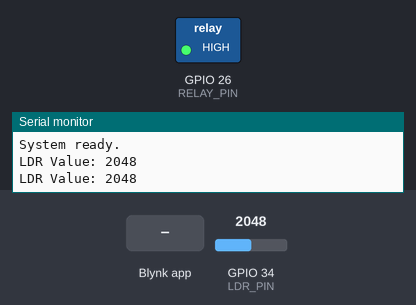
The sketch below on a simulated ESP32. On the bench: switched loads named in the sketch (green lamp = pin HIGH), the last lines printed to the serial monitor. The test bench sets the inputs (shaded band); at power-on: GPIO 34 (LDR_PIN) = 2048 (analog values on the 0–4095 scale). WiFi joins after 1.5 s; servers stay silent unless stated.

Above: at 3.5 s.
3.6 s: GPIO 34 (LDR_PIN) set to 1628
5.1 s: GPIO 34 (LDR_PIN) set to 1541
At 6.3 s:
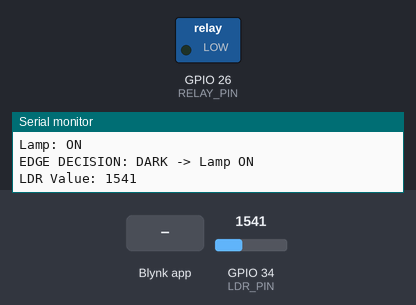
6.8 s: Blynk app writes 1 to V0
At 8.0 s:
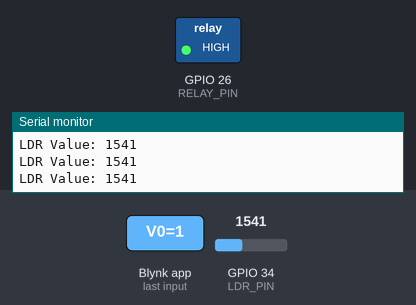
8.3 s: Blynk app writes 0 to V0
At 9.3 s:
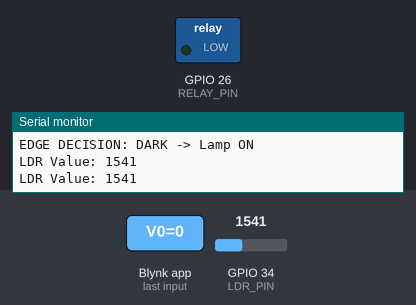
Timing chart, 0 to 11.3 s (numbered marks = the images above; inputs shaded):
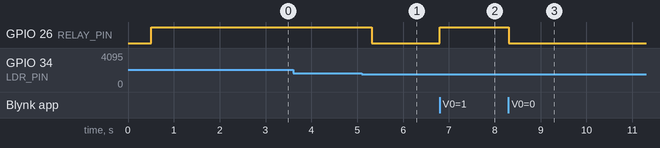

Measured:
- the behaviour switches between 1600 and 1599 on GPIO 34 (LDR_PIN) (found by bisection; images 0 and 1)
- after the input at 5.1 s, GPIO 26 (RELAY_PIN): HIGH → LOW after 0.21 s
- after the input at 6.8 s, GPIO 26 (RELAY_PIN): LOW → HIGH at once
- after the input at 8.3 s, GPIO 26 (RELAY_PIN): HIGH → LOW at once

The sketch:

sketch_ESP32_HybridIoTSystem_SmartStreetLightControl_BLYNK.ino
```cpp
/************************************************************
 * Maincrafts Internship - Embedded Systems & IoT Task-06
 *
 * Project:
 * ESP32 Smart Street Light
 * Edge Decision Making + Hybrid Auto/Manual IoT Control
 *
 * Hardware:
 * ESP32 DevKit V1
 * LDR
 * 10k resistor
 * 5V Relay Module
 * Handmade 26 x White LED Lamp
 *
 * Blynk:
 * V0 = Auto/Manual Mode
 * V1 = Manual Lamp Control
 * V2 = LDR Sensor Value
 * V3 = System Status
 ************************************************************/

#define BLYNK_TEMPLATE_ID   "TMPL3zbJbpcI6"
#define BLYNK_TEMPLATE_NAME "ESP32  Hybrid IoT System  Smart Street Light""
#define BLYNK_AUTH_TOKEN    "pVD-smeGQZ-4YZFyV2e9KgTdnT6YwM_E"

#include <WiFi.h>
#include <BlynkSimpleEsp32.h>

// ---------------- Wi-Fi ----------------

char ssid[] = "TP-Link_D848";
char pass[] = "13185787";

// ---------------- Pin Configuration ----------------

#define LDR_PIN    34
#define RELAY_PIN  26

// ---------------- Relay Logic ----------------

// Most 5V relay modules are ACTIVE LOW.
// LOW  = Relay ON
// HIGH = Relay OFF

#define RELAY_ON   LOW
#define RELAY_OFF  HIGH

// ---------------- LDR Thresholds ----------------

// Because our LDR divider is:
// 3.3V -> LDR -> GPIO34 -> 10k -> GND
//
// Dark  = LOW ADC value
// Bright = HIGH ADC value

// Hysteresis prevents rapid relay switching.

const int DARK_THRESHOLD  = 1600;
const int LIGHT_THRESHOLD = 2000;

// ---------------- Variables ----------------

bool autoMode = true;
bool manualLampState = false;
bool lampState = false;

int ldrValue = 0;

unsigned long lastSensorRead = 0;

const unsigned long SENSOR_INTERVAL = 500;

// Blynk Timer
BlynkTimer timer;


// ==========================================================
// Function: Control Relay
// ==========================================================

void setLamp(bool state)
{
  lampState = state;

  if (state)
  {
    digitalWrite(RELAY_PIN, RELAY_ON);
  }
  else
  {
    digitalWrite(RELAY_PIN, RELAY_OFF);
  }

  Serial.print("Lamp: ");

  if (state)
    Serial.println("ON");
  else
    Serial.println("OFF");
}


// ==========================================================
// AUTO MODE - Edge Decision
// ==========================================================

void automaticDecision()
{
  /*
   * This decision is made LOCALLY inside ESP32.
   * No cloud command is required.
   */

  if (lampState == false)
  {
    // Lamp currently OFF
    // Turn ON when environment becomes dark

    if (ldrValue < DARK_THRESHOLD)
    {
      setLamp(true);

      Serial.println("EDGE DECISION: DARK -> Lamp ON");
    }
  }
  else
  {
    // Lamp currently ON
    // Turn OFF only when sufficiently bright

    if (ldrValue > LIGHT_THRESHOLD)
    {
      setLamp(false);

      Serial.println("EDGE DECISION: BRIGHT -> Lamp OFF");
    }
  }
}


// ==========================================================
// Sensor Processing
// ==========================================================

void readSensorAndProcess()
{
  ldrValue = analogRead(LDR_PIN);

  Serial.print("LDR Value: ");
  Serial.println(ldrValue);

  // --------------------------------------------------------
  // AUTO MODE
  // --------------------------------------------------------

  if (autoMode)
  {
    automaticDecision();
  }

  // --------------------------------------------------------
  // Send sensor value to Blynk
  // --------------------------------------------------------

  Blynk.virtualWrite(V2, ldrValue);

  // --------------------------------------------------------
  // Send system status
  // --------------------------------------------------------

  if (autoMode)
  {
    if (lampState)
      Blynk.virtualWrite(V3, "AUTO - DARK - LAMP ON");
    else
      Blynk.virtualWrite(V3, "AUTO - BRIGHT - LAMP OFF");
  }
  else
  {
    if (lampState)
      Blynk.virtualWrite(V3, "MANUAL - LAMP ON");
    else
      Blynk.virtualWrite(V3, "MANUAL - LAMP OFF");
  }
}


// ==========================================================
// BLYNK: AUTO / MANUAL MODE
// V0
// ==========================================================

BLYNK_WRITE(V0)
{
  int value = param.asInt();

  if (value == 1)
  {
    autoMode = false;

    Serial.println();
    Serial.println("MODE: MANUAL");

    // When entering manual mode,
    // use the current manual switch state.

    setLamp(manualLampState);
  }
  else
  {
    autoMode = true;

    Serial.println();
    Serial.println("MODE: AUTO");

    // Immediately allow ESP32 to make a local decision.
    automaticDecision();
  }
}


// ==========================================================
// BLYNK: MANUAL LAMP CONTROL
// V1
// ==========================================================

BLYNK_WRITE(V1)
{
  manualLampState = param.asInt();

  Serial.print("Manual command: ");

  if (manualLampState)
    Serial.println("ON");
  else
    Serial.println("OFF");

  // Manual command is accepted only in MANUAL mode.

  if (!autoMode)
  {
    setLamp(manualLampState);
  }
  else
  {
    Serial.println("Ignored: System is currently in AUTO mode.");
  }
}


// ==========================================================
// SETUP
// ==========================================================

void setup()
{
  Serial.begin(115200);

  delay(500);

  Serial.println();
  Serial.println("======================================");
  Serial.println(" Maincrafts Task-06");
  Serial.println(" Smart Edge IoT System");
  Serial.println("======================================");

  // Relay configuration
  pinMode(RELAY_PIN, OUTPUT);

  // Start with lamp OFF
  digitalWrite(RELAY_PIN, RELAY_OFF);

  // LDR ADC
  analogReadResolution(12);

  Serial.println("Relay initialized.");
  Serial.println("Lamp initially OFF.");

  // Connect Blynk + Wi-Fi
  Blynk.begin(BLYNK_AUTH_TOKEN, ssid, pass);

  Serial.println("Connecting to Blynk...");

  // Read/process sensor every 500 ms
  timer.setInterval(SENSOR_INTERVAL, readSensorAndProcess);

  Serial.println("System ready.");
}


// ==========================================================
// LOOP
// ==========================================================

void loop()
{
  Blynk.run();
  timer.run();
}
```
